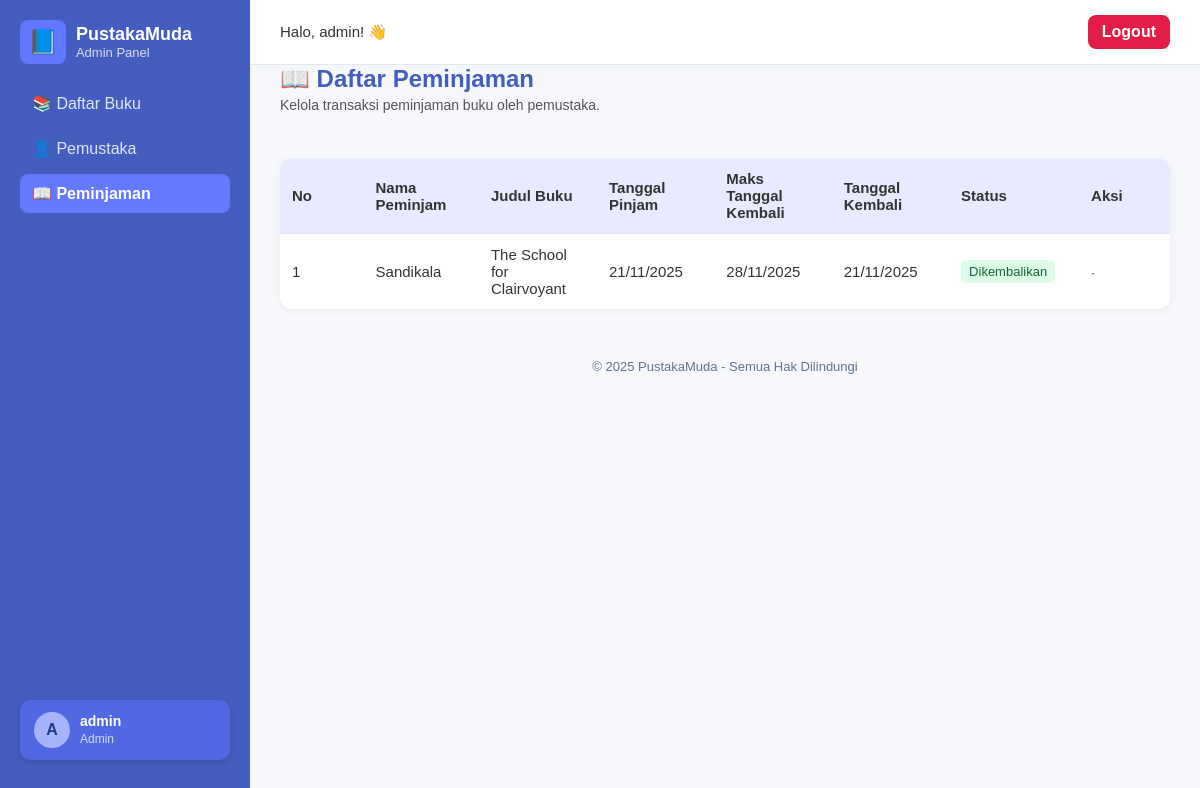
Screenshot of /admin/peminjaman/peminjaman.php (signed in) with the database file from the repository.
### tables this page shows
CREATE TABLE `peminjaman` (
  `id_peminjaman` int(11) NOT NULL,
  `id_user` int(11) DEFAULT NULL,
  `id_buku` int(11) DEFAULT NULL,
  `tgl_peminjaman` date DEFAULT NULL,
  `max_tgl_kembali` date DEFAULT NULL,
  `tgl_kembali` date DEFAULT NULL,
  `status` varchar(255) DEFAULT 'Request'
);

CREATE TABLE `pemustaka` (
  `id_user` int(11) NOT NULL,
  `username` varchar(255) NOT NULL,
  `password` varchar(255) NOT NULL,
  `nama_lengkap` varchar(255) DEFAULT NULL,
  `email` varchar(255) NOT NULL,
  `no_telepon` varchar(20) DEFAULT NULL
);

CREATE TABLE `koleksi_buku` (
  `id_buku` int(11) NOT NULL,
  `judul` varchar(255) NOT NULL,
  `penerbit` varchar(255) DEFAULT NULL,
  `penulis` varchar(255) NOT NULL,
  `tahun_terbit` int(11) DEFAULT NULL,
  `cover` varchar(255) DEFAULT NULL,
  `sinopsis` text DEFAULT NULL
);

### config/database.php (called while the page is built, shortened)
<?php
function getAllLoans()
{
    global $pdo;
    $stmt = $pdo->prepare("
    SELECT
      p.id_peminjaman, u.nama_lengkap AS nama_peminjam, b.judul AS judul_buku,
      p.tgl_peminjaman, p.max_tgl_kembali, p.tgl_kembali, p.status
    FROM peminjaman p
    JOIN pemustaka u ON p.id_user = u.id_user
    JOIN koleksi_buku b ON p.id_buku = b.id_buku
    ORDER BY p.id_peminjaman DESC
    ");
    $stmt->execute();
    return $stmt->fetchAll();
}
?>

### admin/peminjaman/peminjaman.php (the view, shortened to what this page needs)
<?php
require_once '../../config/database.php';
try {
	$peminjamanList = getAllLoans();
} catch (PDOException $e) {
	die("Terjadi kesalahan saat mengambil data: " . $e->getMessage());
}
?>
<!DOCTYPE html>
<html lang="id">
<head>
	<link rel="stylesheet" href="../../assets/css/style.css">
</head>
<body>
	<div class="dashboard">
		<div class="sidebar">
			<div class="brand">
				<div class="logo">📘</div>
				<div class="brand-text">
					<h2>PustakaMuda</h2>
					<p>Admin Panel</p>
				</div>
			</div>
			<div class="menu">
				<a href="../buku/daftar_buku.php">📚 Daftar Buku</a>
				<a href="../pemustaka/pemustaka.php">👤 Pemustaka</a>
				<a href="#" class="active">📖 Peminjaman</a>
			</div>
			<a href="#" class="admin-box-link">
				<div class="admin-box">
					<div class="avatar"><?= strtoupper(substr($_SESSION['nama_lengkap'], 0, 1)); ?></div>
					<div class="info">
						<p><?= htmlspecialchars($_SESSION['nama_lengkap']); ?></p>
						<small><?= htmlspecialchars(ucfirst($_SESSION['role'])); ?></small>
					</div>
				</div>
			</a>
		</div>
		<div class="main">
			<div class="topbar">
				<div class="left-top">
					<span>Halo, <?= htmlspecialchars($_SESSION['nama_lengkap']); ?>! 👋</span>
				</div>
				<div class="right-top">
					<a href="../../logout.php" class="logout-btn">Logout</a>
				</div>
			</div>
			<div class="page-header">
				<div>
					<h1>📖 Daftar Peminjaman</h1>
					<p>Kelola transaksi peminjaman buku oleh pemustaka.</p>
				</div>
			</div>
			<div class="content">
				<table class="table">
					<thead>
						<tr>
							<th>No</th>
							<th>Nama Peminjam</th>
							<th>Judul Buku</th>
							<th>Tanggal Pinjam</th>
							<th>Maks Tanggal Kembali</th>
							<th>Tanggal Kembali</th>
							<th>Status</th>
							<th>Aksi</th>
						</tr>
					</thead>
					<tbody>
						<?php if (count($peminjamanList) > 0): ?>
							<?php $no = 1;
							foreach ($peminjamanList as $p): ?>
								<tr>
									<td><?= $no++; ?></td>
									<td><?= htmlspecialchars($p['nama_peminjam']); ?></td>
									<td><?= htmlspecialchars($p['judul_buku']); ?></td>
									<td><?= $p['tgl_peminjaman'] ? date('d/m/Y', strtotime($p['tgl_peminjaman'])) : '-'; ?></td>
									<td><?= $p['max_tgl_kembali'] ? date('d/m/Y', strtotime($p['max_tgl_kembali'])) : '-'; ?>
									</td>
									<td><?= $p['tgl_kembali'] ? date('d/m/Y', strtotime($p['tgl_kembali'])) : '-'; ?></td>
									<td>
										<?php if ($p['status'] === 'Request'): ?>
											<span class="status status-request">Request</span>
										<?php elseif ($p['status'] === 'Dipinjamkan'): ?>
											<span class="status status-dipinjamkan">Dipinjamkan</span>
										<?php else: ?>
											<span class="status status-dikembalikan">Dikembalikan</span>
										<?php endif; ?>
									</td>
									<td>
										<?php if ($p['status'] === 'Request'): ?>
											<form method="post" class="form-inline">
												<button class="btn edit" type="submit" name="setujui_<?= $p['id_peminjaman']; ?>"
													value="setujui">✅ Setujui</button>
											</form>
										<?php else: ?>
											<span class="text-selesai">-</span>
										<?php endif; ?>
									</td>
								</tr>
							<?php endforeach; ?>
						<?php else: ?>
							<tr>
								<td colspan="8" class="no-data">Belum ada data peminjaman.</td>
							</tr>
						<?php endif; ?>
					</tbody>
				</table>
			</div>
			<div class="footer">
				© 2025 PustakaMuda - Semua Hak Dilindungi
			</div>
		</div>
	</div>
</body>
</html>

### assets/css/style.css (style rules this page uses)
* { margin: 0; padding: 0; box-sizing: border-box; font-family: "Poppins", sans-serif; }
body { background: #f6f8fc; color: #333; }
.dashboard { min-height: 100vh; }
.sidebar { width: 250px; background: #435ebe; color: #fff; display: flex; flex-direction: column; padding: 20px 0; position: fixed; top: 0; left: 0; height: 100vh; z-index: 1000; overflow-y: auto; }
.brand { display: flex; align-items: center; gap: 10px; padding: 0 20px; margin-bottom: 20px; }
.brand .logo { font-size: 24px; background: #5f78ff; padding: 8px; border-radius: 8px; }
.brand-text h2 { font-size: 18px; }
.brand-text p { font-size: 13px; opacity: 0.8; }
.menu { display: flex; flex-direction: column; padding: 0 20px; flex-grow: 1; }
.menu a { color: #e0e7ff; text-decoration: none; padding: 10px 12px; margin-bottom: 6px; border-radius: 8px; transition: 0.2s; }
.menu a.active { background: #637aff; color: #fff; font-weight: 600; }
.admin-box-link { text-decoration: none; color: inherit; display: block; margin: 20px; }
.admin-box { background: #5068e1; padding: 12px 14px; border-radius: 10px; display: flex; align-items: center; gap: 10px; box-shadow: 0 2px 6px rgba(0, 0, 0, 0.15); cursor: pointer; transition: background 0.2s; }
.avatar { background: #a5b4fc; color: #1e3a8a; width: 36px; height: 36px; border-radius: 50%; display: flex; align-items: center; justify-content: center; font-weight: bold; }
.info p { font-size: 14px; font-weight: 600; }
.info small { font-size: 12px; opacity: 0.9; color: #e2e8ff; }
.main { margin-left: 250px; }
.topbar { background: #fff; padding: 15px 30px; border-bottom: 1px solid #e2e8f0; font-weight: 500; display: flex; align-items: center; justify-content: space-between; position: fixed; top: 0; left: 250px; right: 0; width: auto; z-index: 999; }
.topbar .left-top { display: flex; align-items: center; gap: 10px; color: #333; font-size: 15px; }
.topbar .right-top { display: flex; align-items: center; }
.logout-btn { background: #e11d48; color: #fff; text-decoration: none; font-weight: 600; padding: 8px 14px; border-radius: 8px; transition: 0.2s; }
.page-header { display: flex; align-items: center; justify-content: space-between; padding: 25px 30px; padding-top: 65px; }
.page-header h1 { font-size: 24px; color: #435ebe; }
.page-header p { color: #555; margin-top: 4px; font-size: 14px; }
.content { padding: 0 30px 30px 30px; }
.table { width: 100%; border-collapse: collapse; background: #fff; border-radius: 12px; box-shadow: 0 2px 10px rgba(0, 0, 0, 0.05); overflow: hidden; margin-top: 20px; }
.table th { background: #e8ebff; text-align: left; padding: 12px; font-size: 15px; width: 150px; font-weight: 600; }
.table td { border-top: 1px solid #e2e8f0; padding: 12px; vertical-align: middle; font-size: 15px; }
.footer { text-align: center; padding: 20px; font-size: 13px; color: #64748b; }
.status { padding: 4px 8px; border-radius: 6px; font-size: 13px; display: inline-block; font-weight: 500; }
.status-dikembalikan { background: #dcfce7; color: #166534; }
.text-selesai { color: #888; font-size: 13px; }

### rows the page displays
peminjaman: id_user.nama_lengkap "Sandikala", id_buku.judul "The School for Clairvoyant", tgl_peminjaman "21/11/2025", max_tgl_kembali "28/11/2025", tgl_kembali "21/11/2025", status "Dikembalikan"

### other values shown
substr($_SESSION['nama_lengkap'], 0, 1) "A"
$_SESSION['nama_lengkap'] "admin"
$_SESSION['role'] "Admin"
